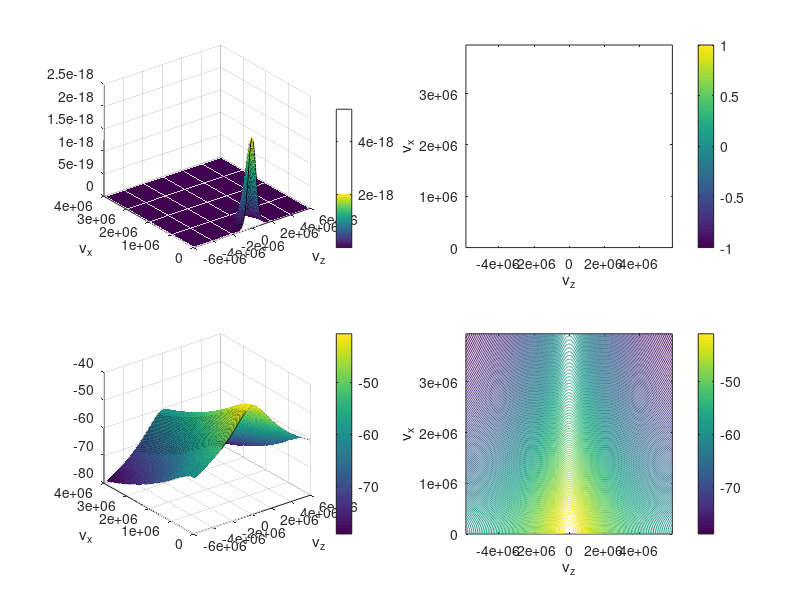

The MATLAB script that drew this image:
% 2024-12-10 14:32 Hua-sheng XIE, huashengxie@gmail.com, ENN
% Generate distribution function f(vpara,vperp) on grid
% 24-12-22 14:51 add shell and slowing down

close all; clear; clc;

% constants
% % Default SI unit
c2=(2.99792458E8)^2; % speed of ligth c^2
epsilon0=8.854187817E-12;
mu0=1/(c2*epsilon0);
kB=1.38064852e-23;
qe=1.60217662e-19; % electron charge, coulombs
mp=1.6726219e-27; % proton mass, kg
me=9.1094e-31; % electron mass, kg

munit=mp; % set the default normalization for mass

% ms0=5.447e-4; % m_unit
ms0=1.0; % m_unit
Tzs0=1986.734; % eV
Tps0=993.367; % eV
vdsz0=0.0; % c
vdsr0=0.00; % c

ms=ms0*munit; % * unit mass, -> kg, 18-12-23 22:59
Tzs=Tzs0*qe/kB; % T//, eV -> K (eV -> J * J -> K)
Tps=Tps0*qe/kB; % Tpr, eV -> K
vdsz=vdsz0*sqrt(c2); % vds_z, speed of light c -> m/s
vdsr=vdsr0*sqrt(c2); % vds_r, speed of light c -> m/s

icase=3;

kappa=5.5;
if(icase==2)
    vtzs=sqrt(2*(1-1.5/kappa)*kB*Tzs./ms); % para thermal velocity, note the sqrt(2)
    vtps=sqrt(2*(1-1.5/kappa)*kB*Tps./ms); % perp thermal velocity, note the sqrt(2)
elseif(icase==3)
    vtzs=sqrt(2*(1-0.5/kappa)*kB*Tzs./ms); % para thermal velocity, note the sqrt(2)
    vtps=sqrt(2*(1-1/kappa)*kB*Tps./ms); % perp thermal velocity, note the sqrt(2)
else
    vtzs=sqrt(2*kB*Tzs./ms); % para thermal velocity, note the sqrt(2)
    vtps=sqrt(2*kB*Tps./ms); % perp thermal velocity, note the sqrt(2)
end

sid=1; % species number index

vtx=vtps; vtz=vtzs; vdz=vdsz; vdx=vdsr;

dvx=0.05*vtx; dvz=0.05*vtz;
% [vz,vx]=ndgrid((-8*vtz:dvz:8*vtz)+vdz,0:dvx:8*vtx); % (vpara,vperp) grid
[vz,vx]=ndgrid((-10*vtz:dvz:10*vtz)+vdz,0:dvx:10*vtx); % (vpara,vperp) grid
% [vz,vx]=ndgrid((-4*vtz:dvz:4*vtz)+0*vdz,0:dvx:4*vtx); % (vpara,vperp) grid

if(icase==1) % drift bi-Maxwellian ring beam
    bs=vdsr/vtps;
    As=exp(-bs^2)+sqrt(pi)*bs*erfc(-bs);
    coef=1/(sqrt(pi^3)*vtz*vtx^2*As);
    fv=coef*exp(-(vz-vdz).^2/vtz^2-(vx-vdx).^2/vtx^2);
elseif(icase==2) % bi-kappa
    % kappa=4.0;
    coef=1/(sqrt(pi^3*kappa^3)*vtz*vtx^2)*exp(gammaln(kappa+1)-gammaln(kappa-0.5));
    fv=coef*(1+(vz-vdz).^2/(kappa*vtz^2)+vx.^2/(kappa*vtx^2)).^(-kappa-1);
elseif(icase==3) % product bi-kappa
    kappaz=kappa; kappax=kappa;
    coef=1/(sqrt(pi^3*kappaz)*vtz*vtx^2)*exp(gammaln(kappaz+1)-gammaln(kappaz+0.5));
    fv=coef*(1+(vz-vdz).^2/(kappaz*vtz^2)).^(-kappaz-1).*(1+vx.^2/(kappax*vtx^2)).^(-kappax-1);
    % coef=1/(sqrt(pi^3*kappaz)*vtz*vtx^2)*(1-1/kappax)*exp(gammaln(kappaz)-gammaln(kappaz-0.5));
    % fv=coef*(1+(vz-vdz).^2/(kappaz*vtz^2)).^(-kappaz).*(1+vx.^2/(kappax*vtx^2)).^(-kappax);
elseif(icase==6) % kappa-Maxwellian, Bai2024PoP
    % kappa=4.0;
    coef=1/(sqrt(pi^3*kappa)*vtz*vtx^2)*exp(gammaln(kappa)-gammaln(kappa-0.5));
    fv=coef*(1+(vz-vdz).^2/(kappa*vtz^2)).^(-kappa).*exp(-vx.^2/vtx^2);
elseif(icase==4) % shell, 24-12-22 14:51
    bs=vdx/vtx;
    As=2/sqrt(pi)*bs*exp(-bs^2)+(2*bs^2+1)*erfc(-bs);
    coef=1/(sqrt(pi^3)*vtx^3*As);
    fv=coef*exp(-(sqrt(vz.^2+vx.^2)-vdx).^2./vtx^2);
    % fv=exp(-(sqrt(vz.^2+vx.^2)-vdz).^2./vtz^2);
elseif(icase==5) % slowing down, 24-12-22 14:
    coef=3/(4*pi*log(1+vdx^3/vtx^3));
    fv=coef*(sqrt(vz.^2+vx.^2)<=vdx)./(sqrt(vz.^2+vx.^2).^3+vtx^3);
    % fv=1./(sqrt(vz.^2+vx.^2).^3+vtz^3);
    % fv=(sqrt(vz.^2+vx.^2)<=vdz)./(sqrt(vz.^2+vx.^2).^3+vtz^3);
end
sumfv=2*pi*sum(sum(fv.*vx))*dvx*dvz; % should be normalized to 1

fvdat.vx=vx; fvdat.vz=vz; fvdat.fv=fv; fvdat.dvx=dvx; fvdat.dvz=dvz;
fvdat.vtx=vtx; fvdat.vtz=vtz; fvdat.vdx=vdx; fvdat.vdz=vdz;
save(['fvdata',num2str(sid),'.mat'],'fvdat');


%%
close all;
subplot(221);
surf(vz,vx,fv); colorbar;
xlabel('v_z');ylabel('v_x');
subplot(222);
contour(vz,vx,fv,150); colorbar;
xlabel('v_z');ylabel('v_x');

subplot(223);
surf(vz,vx,log(fv)); colorbar;
xlabel('v_z');ylabel('v_x');
subplot(224);
contour(vz,vx,log(fv),150); colorbar;
xlabel('v_z');ylabel('v_x');

